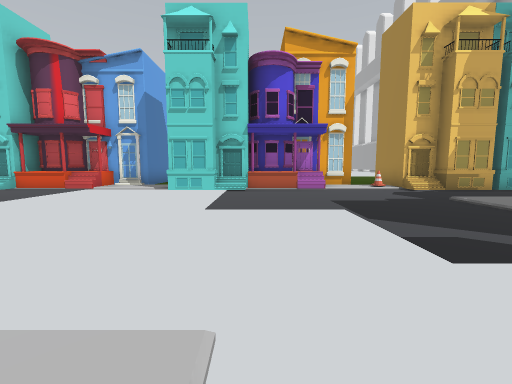
view 1 (above)

12 first-person views from a walk through a 3-D level made in the Unity game engine. The camera is 1.5 m above the floor, tilts 6° down and sees 90° across. The floor is counted in squares, 2 m on a side. Each view is taken from the middle of a square. On the plan, view 1 faces up. The plan holds only what a view shows up to about 9 squares ahead; the rest is blank. The place goes on beyond the plan. The player is left out. Some surface patterns are stand-ins.

view 2
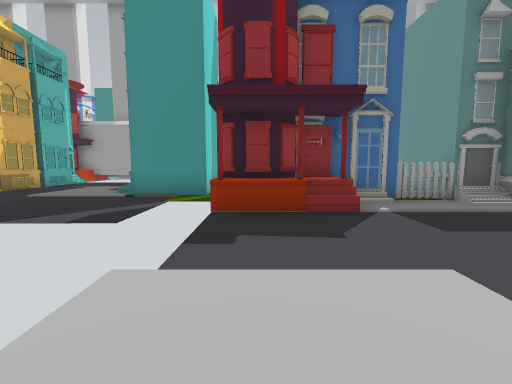

view 3
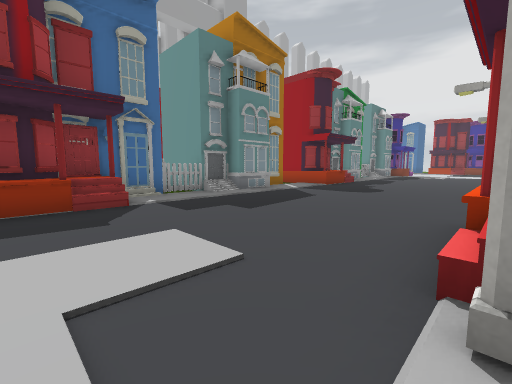

view 4
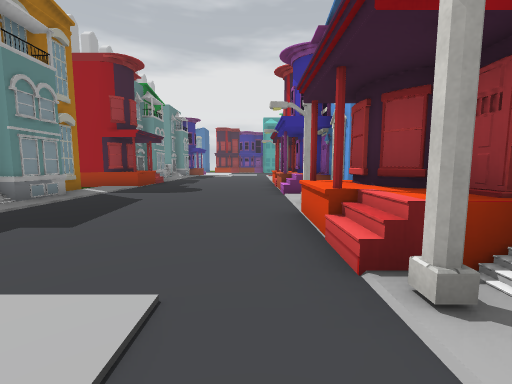

view 5
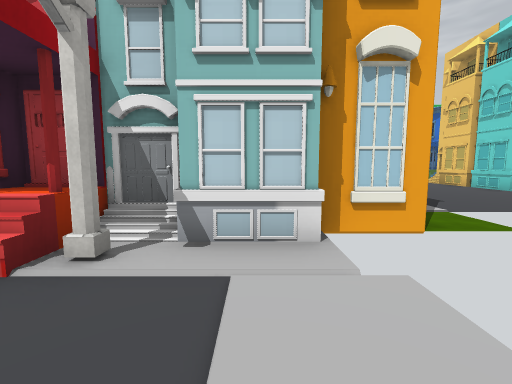

view 6
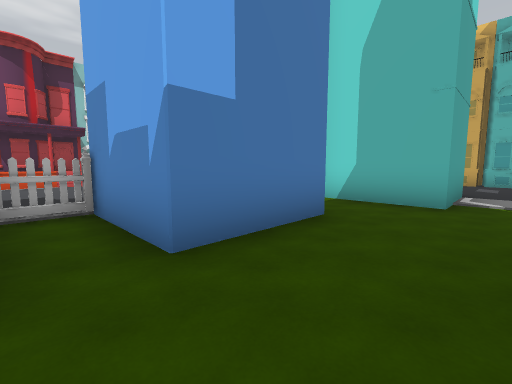

view 7
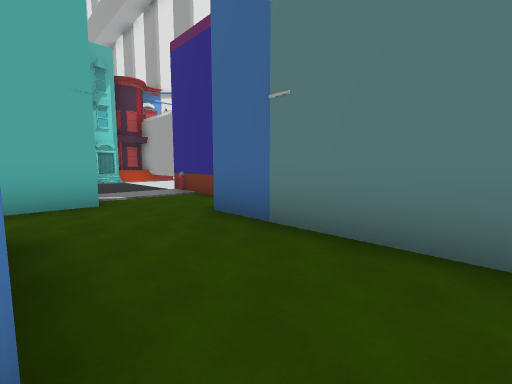

view 8
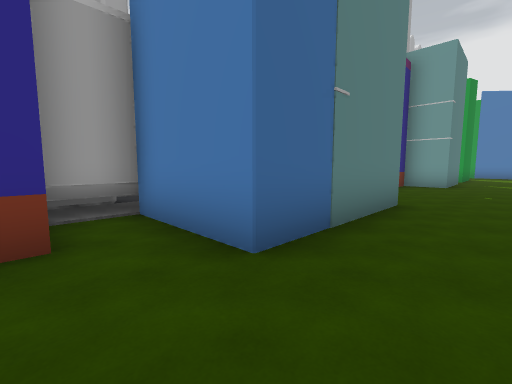

view 9
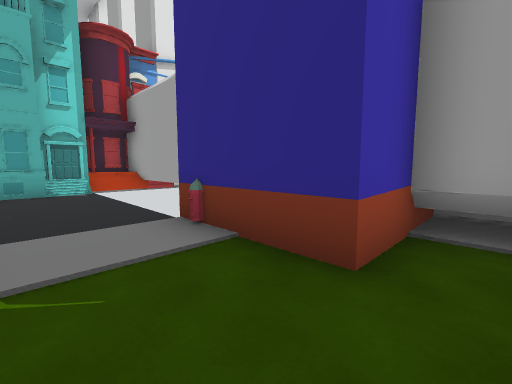

view 10
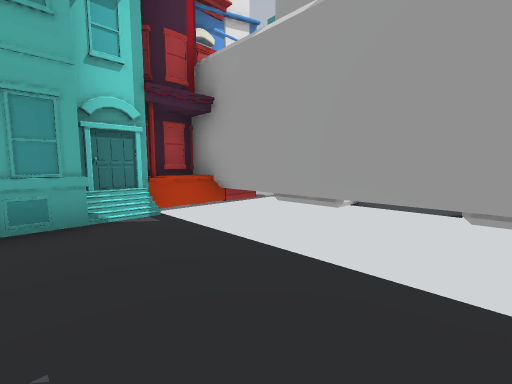

view 11
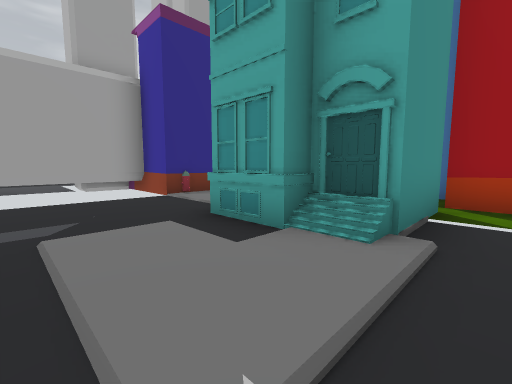

view 12
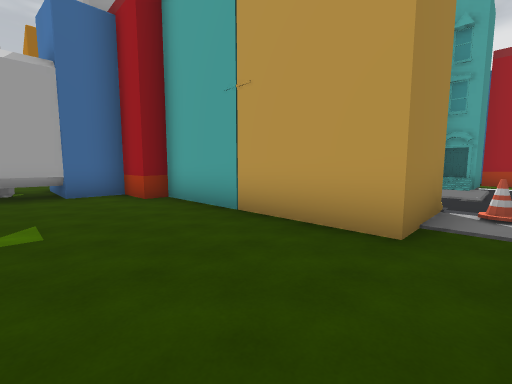

### Floor plan
Key: @ floor where view 1 was taken; # wall or solid block; . main floor; : floor 0.5 m higher than the main floor; + floor 1 m higher than the main floor; / step, stairs or slope; H house; C cone; Y hydrant.
Columns run from 11 left of view 1 to 12 right of it. Each row starts with its distance up from view 1.
 13                .......##
 12                .......HH
 11                .......#
 10                .######H
  9     H H..  HHH.C#    HHH
  8 HHH/..  HHH...../HHH:H#
  7  .....     .......... ##
  6  .....     ..........
  5    ...     ..........
  4     ..       ........ ##
  3              ...##H..YH#
  2        #       .###..#HH
  1        #      H......##H
  0        H...@..H ......##
 -1        #H.....+###..###
 -2        #/.....H###..#
 -3        #H......###..#
 -4        HH......#....#
 -5         ....../#  ...
 -6        H......H#  ...
 -7        #/......#  ...
 -8        #H......#  ...
 -9        H#......   ...#
-10          ..   H   ..

Positions as (right, up) in squares from view 1, and headings:
1: (0, 0), facing up
2: (-2, 0), facing right
3: (-3, 0), facing down-right
4: (-2, 0), facing down
5: (-1, 0), facing left
6: (8, -4), facing up-left
7: (6, -4), facing up-right
8: (7, 1), facing down-right
9: (8, 0), facing up-right
10: (8, 4), facing up-right
11: (4, 6), facing down-right
12: (4, 13), facing down-right
